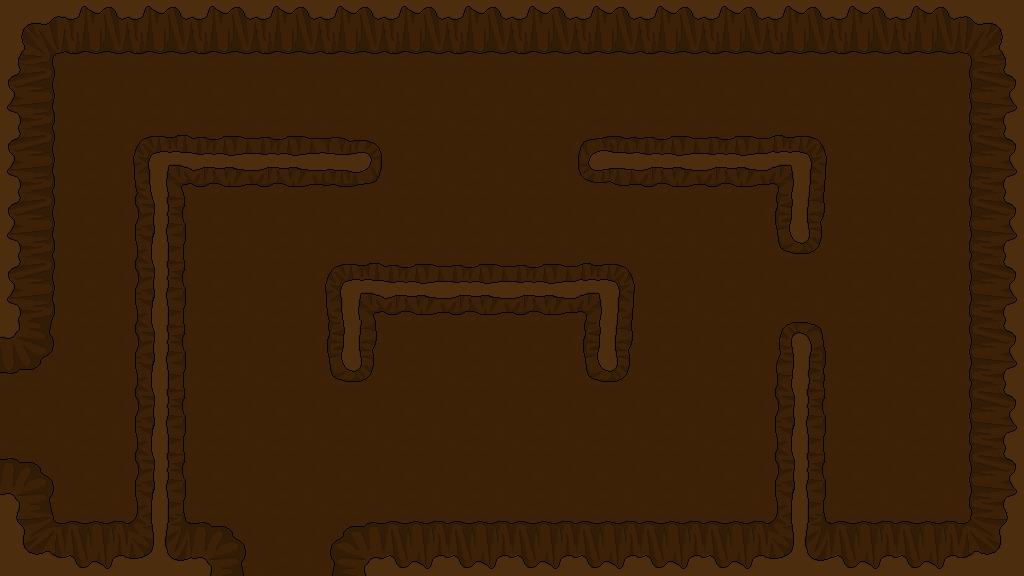

Rendered tile map (Tiled .tmx) drawn with the repository's tilesets; below, a short description and the full map source, tile grids included:
An orthogonal 16x9 tile map with 64x64 px tiles, 1 tile layer (Tile Layer 1).

<map version="1.0" orientation="orthogonal" width="16" height="9" tilewidth="64" tileheight="64">
 <tileset firstgid="1" name="backgroundTiles" tilewidth="64" tileheight="64">
  <image source="../backgroundTiles.png" width="12480" height="64" />
 </tileset>
 <layer name="Tile Layer 1" width="16" height="9">
  <data encoding="csv">
151,152,11,152,11,11,11,11,11,11,11,11,11,11,11,153,
158,6,6,6,6,6,6,6,6,6,6,6,6,6,6,14,
158,6,181,173,173,185,6,6,6,170,173,173,179,6,6,14,
158,6,168,6,6,6,6,6,6,6,6,6,176,6,6,161,
158,6,168,6,6,181,173,173,173,179,6,6,6,6,6,161,
154,6,168,6,6,176,6,6,6,176,6,6,175,6,6,161,
6,6,168,6,6,6,6,6,6,6,6,6,168,6,6,14,
155,6,168,6,6,6,6,6,6,6,6,6,168,6,6,14,
159,160,177,155,6,156,160,160,160,160,160,160,177,160,160,162
</data>
 </layer>
</map>
